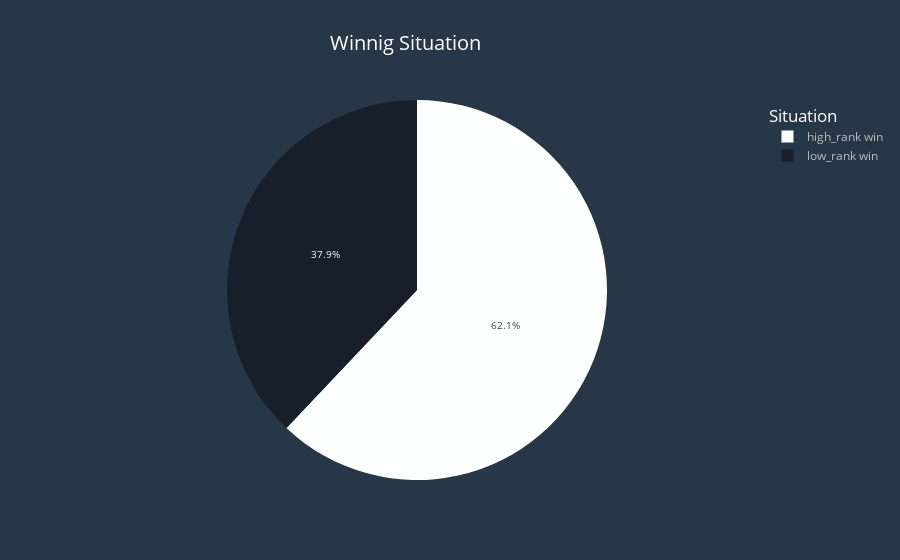

Notebook cell for this chart:
### Code cell
fig=px.pie(sample["high_winn"].value_counts(),names=sample["high_winn"].value_counts().index,values=sample["high_winn"].value_counts().values,
           title="Winnig Situation",
            color_discrete_sequence=["#FDFEFE","#17202A"],
           labels={"names":"Situation ","values":"Count "}
      )
fig.update_layout(
title_font_color="#fff",paper_bgcolor="#283747",title_font_size=20,title_x=.45,font_color="#bbb",
    plot_bgcolor="#D0D3D4",legend_title_font_size=17,legend_title_font_color="#fff",
    legend_title_text="Situation")
fig.update_xaxes(tickfont_size=9)
fig.update_traces(textfont_size=10)
fig.show()

### Figure 1 — Plotly figure (JSON) as saved in the notebook; plotly's stock layout.template omitted (floating-point values rounded to 4 significant figures)
{"data": [{"domain": {"x": [0.0, 1.0], "y": [0.0, 1.0]}, "hovertemplate": "Situation =%{label}<br>Count =%{value}<extra></extra>", "labels": ["high_rank win", "low_rank win"], "legendgroup": "", "name": "", "showlegend": true, "textfont": {"size": 10}, "type": "pie", "values": [12447, 7611]}], "layout": {"font": {"color": "#bbb"}, "legend": {"title": {"font": {"color": "#fff", "size": 17}, "text": "Situation"}, "tracegroupgap": 0}, "paper_bgcolor": "#283747", "piecolorway": ["#FDFEFE", "#17202A"], "plot_bgcolor": "#D0D3D4", "title": {"font": {"color": "#fff", "size": 20}, "text": "Winnig Situation", "x": 0.45}, "xaxis": {"tickfont": {"size": 9}}}}
